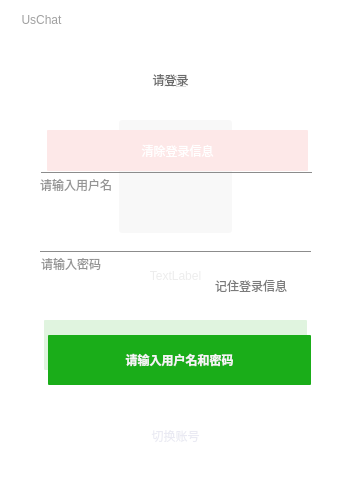
<?xml version="1.0" encoding="UTF-8"?>
<ui version="4.0">
 <class>UsChatClass</class>
 <widget class="QMainWindow" name="UsChatClass">
  <property name="geometry">
   <rect>
    <x>0</x>
    <y>0</y>
    <width>350</width>
    <height>492</height>
   </rect>
  </property>
  <property name="minimumSize">
   <size>
    <width>350</width>
    <height>492</height>
   </size>
  </property>
  <property name="maximumSize">
   <size>
    <width>350</width>
    <height>492</height>
   </size>
  </property>
  <property name="cursor">
   <cursorShape>ArrowCursor</cursorShape>
  </property>
  <property name="mouseTracking">
   <bool>false</bool>
  </property>
  <property name="windowTitle">
   <string>UsChat</string>
  </property>
  <property name="windowIcon">
   <iconset resource="UsChat.qrc">
    <normaloff>:/Icon/Resources/Icon/WxIcon.ico</normaloff>:/Icon/Resources/Icon/WxIcon.ico</iconset>
  </property>
  <property name="styleSheet">
   <string notr="true">background-color: rgb(255, 255, 255);</string>
  </property>
  <widget class="QWidget" name="PaintWidget">
   <property name="minimumSize">
    <size>
     <width>350</width>
     <height>492</height>
    </size>
   </property>
   <property name="maximumSize">
    <size>
     <width>350</width>
     <height>492</height>
    </size>
   </property>
   <property name="sizeIncrement">
    <size>
     <width>0</width>
     <height>0</height>
    </size>
   </property>
   <property name="styleSheet">
    <string notr="true"/>
   </property>
   <widget class="QWidget" name="bar_widget" native="true">
    <property name="geometry">
     <rect>
      <x>1</x>
      <y>-1</y>
      <width>350</width>
      <height>42</height>
     </rect>
    </property>
    <property name="minimumSize">
     <size>
      <width>350</width>
      <height>42</height>
     </size>
    </property>
    <property name="maximumSize">
     <size>
      <width>350</width>
      <height>42</height>
     </size>
    </property>
    <property name="styleSheet">
     <string notr="true">background-color: rgba(255, 255, 255, 0);
border-radius:1px;
</string>
    </property>
    <widget class="QLabel" name="lb_headName">
     <property name="geometry">
      <rect>
       <x>10</x>
       <y>10</y>
       <width>61</width>
       <height>21</height>
      </rect>
     </property>
     <property name="autoFillBackground">
      <bool>false</bool>
     </property>
     <property name="styleSheet">
      <string notr="true">background-color: rgba(255, 255, 255, 0);
font: 25 11pt &quot;Akzidenz-Grotesk BQ Light with &quot;;
color: rgb(160, 160, 160);</string>
     </property>
     <property name="text">
      <string>UsChat</string>
     </property>
     <property name="alignment">
      <set>Qt::AlignCenter</set>
     </property>
    </widget>
    <widget class="QPushButton" name="bt_close">
     <property name="geometry">
      <rect>
       <x>306</x>
       <y>0</y>
       <width>43</width>
       <height>33</height>
      </rect>
     </property>
     <property name="minimumSize">
      <size>
       <width>43</width>
       <height>33</height>
      </size>
     </property>
     <property name="maximumSize">
      <size>
       <width>43</width>
       <height>33</height>
      </size>
     </property>
     <property name="cursor">
      <cursorShape>PointingHandCursor</cursorShape>
     </property>
     <property name="styleSheet">
      <string notr="true">QPushButton{
	background-color: rgba(255, 255, 255, 0);
}
QPushButton:hover{
	background-color:rgb(224,84,84);
}
QPushButton:pressed{
	background-color:rgb(220,72,72);
}</string>
     </property>
     <property name="text">
      <string/>
     </property>
     <property name="icon">
      <iconset resource="UsChat.qrc">
       <normaloff>:/Icon/Resources/Icon/main_CLOSE.png</normaloff>:/Icon/Resources/Icon/main_CLOSE.png</iconset>
     </property>
     <property name="iconSize">
      <size>
       <width>12</width>
       <height>12</height>
      </size>
     </property>
    </widget>
    <widget class="QPushButton" name="bt_setUser">
     <property name="geometry">
      <rect>
       <x>263</x>
       <y>1</y>
       <width>43</width>
       <height>33</height>
      </rect>
     </property>
     <property name="minimumSize">
      <size>
       <width>43</width>
       <height>33</height>
      </size>
     </property>
     <property name="maximumSize">
      <size>
       <width>43</width>
       <height>33</height>
      </size>
     </property>
     <property name="cursor">
      <cursorShape>PointingHandCursor</cursorShape>
     </property>
     <property name="styleSheet">
      <string notr="true">QPushButton{
	background-color: rgba(255, 255, 255, 0);
}
QPushButton:hover{
	background-color:rgb(227,227,227);
}
QPushButton:pressed{
	background-color:rgb(205,205,205);
}</string>
     </property>
     <property name="text">
      <string/>
     </property>
     <property name="icon">
      <iconset resource="UsChat.qrc">
       <normaloff>:/Icon/Resources/Icon/main_Settings.png</normaloff>:/Icon/Resources/Icon/main_Settings.png</iconset>
     </property>
     <property name="iconSize">
      <size>
       <width>13</width>
       <height>13</height>
      </size>
     </property>
    </widget>
   </widget>
   <widget class="QWidget" name="login_widget" native="true">
    <property name="enabled">
     <bool>true</bool>
    </property>
    <property name="geometry">
     <rect>
      <x>0</x>
      <y>40</y>
      <width>350</width>
      <height>450</height>
     </rect>
    </property>
    <property name="minimumSize">
     <size>
      <width>350</width>
      <height>450</height>
     </size>
    </property>
    <property name="maximumSize">
     <size>
      <width>350</width>
      <height>450</height>
     </size>
    </property>
    <property name="styleSheet">
     <string notr="true">background-color: rgba(255, 255, 255, 0);</string>
    </property>
    <widget class="QLabel" name="lb_pic">
     <property name="geometry">
      <rect>
       <x>119</x>
       <y>80</y>
       <width>113</width>
       <height>113</height>
      </rect>
     </property>
     <property name="minimumSize">
      <size>
       <width>113</width>
       <height>113</height>
      </size>
     </property>
     <property name="maximumSize">
      <size>
       <width>113</width>
       <height>113</height>
      </size>
     </property>
     <property name="cursor">
      <cursorShape>PointingHandCursor</cursorShape>
     </property>
     <property name="autoFillBackground">
      <bool>false</bool>
     </property>
     <property name="styleSheet">
      <string notr="true">background-color: rgba(0, 0, 0,50);
border-radius:3px;

</string>
     </property>
     <property name="text">
      <string/>
     </property>
     <property name="pixmap">
      <pixmap resource="UsChat.qrc">:/Icon/Resources/Icon/WxIcon.ico</pixmap>
     </property>
     <property name="alignment">
      <set>Qt::AlignCenter</set>
     </property>
    </widget>
    <widget class="QLabel" name="lb_userName">
     <property name="geometry">
      <rect>
       <x>100</x>
       <y>220</y>
       <width>151</width>
       <height>31</height>
      </rect>
     </property>
     <property name="styleSheet">
      <string notr="true">background-color: rgba(255, 255, 255, 0);
font: 12pt &quot;YouYuan&quot;;
color:rgb(120, 120, 120);</string>
     </property>
     <property name="text">
      <string>TextLabel</string>
     </property>
     <property name="alignment">
      <set>Qt::AlignCenter</set>
     </property>
    </widget>
    <widget class="QPushButton" name="bt_login">
     <property name="geometry">
      <rect>
       <x>44</x>
       <y>280</y>
       <width>263</width>
       <height>50</height>
      </rect>
     </property>
     <property name="minimumSize">
      <size>
       <width>263</width>
       <height>50</height>
      </size>
     </property>
     <property name="maximumSize">
      <size>
       <width>263</width>
       <height>50</height>
      </size>
     </property>
     <property name="cursor">
      <cursorShape>PointingHandCursor</cursorShape>
     </property>
     <property name="styleSheet">
      <string notr="true">QPushButton{
	background-color: rgb(26, 173, 25);
	color: rgb(245, 245, 245);
	font: 11.5pt &quot;YouYuan&quot;;
	border-radius:1px;
	font-weight:bold;
}
QPushButton:hover{
    background-color:rgb(18,150,17);
	
}
QPushButton:pressed{
	background-color: rgb(26, 173, 25);
}</string>
     </property>
     <property name="text">
      <string>登录</string>
     </property>
    </widget>
    <widget class="QLabel" name="lb_changeUser">
     <property name="geometry">
      <rect>
       <x>100</x>
       <y>380</y>
       <width>151</width>
       <height>31</height>
      </rect>
     </property>
     <property name="cursor">
      <cursorShape>PointingHandCursor</cursorShape>
     </property>
     <property name="styleSheet">
      <string notr="true">background-color: rgba(255, 255, 255, 0);
font: 11pt &quot;幼圆&quot;;
color: rgb(100, 104, 166);
font-weight:normal;</string>
     </property>
     <property name="text">
      <string>切换账号</string>
     </property>
     <property name="alignment">
      <set>Qt::AlignCenter</set>
     </property>
    </widget>
   </widget>
   <widget class="QWidget" name="settings_widget" native="true">
    <property name="enabled">
     <bool>true</bool>
    </property>
    <property name="geometry">
     <rect>
      <x>0</x>
      <y>40</y>
      <width>350</width>
      <height>450</height>
     </rect>
    </property>
    <property name="minimumSize">
     <size>
      <width>350</width>
      <height>450</height>
     </size>
    </property>
    <property name="maximumSize">
     <size>
      <width>350</width>
      <height>450</height>
     </size>
    </property>
    <property name="styleSheet">
     <string notr="true">background-color: rgba(255, 255, 255, 0);</string>
    </property>
    <widget class="QPushButton" name="bt_clearLoginInfo">
     <property name="geometry">
      <rect>
       <x>47</x>
       <y>90</y>
       <width>261</width>
       <height>41</height>
      </rect>
     </property>
     <property name="styleSheet">
      <string notr="true">QPushButton{
	font: 10pt &quot;幼圆&quot;;
	background-color: rgb(244, 84, 84);
	color:rgb(255,255,255);
	border-radius:1px;
}
QPushButton:hover{
	background-color:rgb(224,84,84);
}
QPushButton:pressed{
	background-color:rgb(220,72,72);
}</string>
     </property>
     <property name="text">
      <string>清除登录信息</string>
     </property>
     <property name="autoExclusive">
      <bool>false</bool>
     </property>
    </widget>
    <widget class="QLabel" name="lb_settingheader">
     <property name="geometry">
      <rect>
       <x>109</x>
       <y>20</y>
       <width>131</width>
       <height>41</height>
      </rect>
     </property>
     <property name="styleSheet">
      <string notr="true">font: 13pt &quot;幼圆&quot;;
background-color: rgba(255, 255, 255, 0);</string>
     </property>
     <property name="text">
      <string>设置</string>
     </property>
     <property name="alignment">
      <set>Qt::AlignCenter</set>
     </property>
    </widget>
   </widget>
   <widget class="QWidget" name="newUser_widget" native="true">
    <property name="enabled">
     <bool>true</bool>
    </property>
    <property name="geometry">
     <rect>
      <x>0</x>
      <y>40</y>
      <width>350</width>
      <height>450</height>
     </rect>
    </property>
    <property name="minimumSize">
     <size>
      <width>350</width>
      <height>450</height>
     </size>
    </property>
    <property name="maximumSize">
     <size>
      <width>350</width>
      <height>450</height>
     </size>
    </property>
    <property name="acceptDrops">
     <bool>true</bool>
    </property>
    <property name="styleSheet">
     <string notr="true">background-color: rgba(255, 255, 255, 220);</string>
    </property>
    <widget class="QLabel" name="lb_newuserheader">
     <property name="geometry">
      <rect>
       <x>95</x>
       <y>9</y>
       <width>151</width>
       <height>61</height>
      </rect>
     </property>
     <property name="styleSheet">
      <string notr="true">font: 19pt &quot;幼圆&quot;;
background-color: rgba(255, 255, 255, 0);
color: rgb(107, 107, 107);</string>
     </property>
     <property name="text">
      <string>请登录</string>
     </property>
     <property name="alignment">
      <set>Qt::AlignCenter</set>
     </property>
    </widget>
    <widget class="QLineEdit" name="lineEdit_user">
     <property name="geometry">
      <rect>
       <x>41</x>
       <y>92</y>
       <width>271</width>
       <height>41</height>
      </rect>
     </property>
     <property name="focusPolicy">
      <enum>Qt::StrongFocus</enum>
     </property>
     <property name="styleSheet">
      <string notr="true">QLineEdit{ 
	background:rgba(255,255,255,0%); 
	border:0px;
	color: rgb(80, 80, 80);
	font: 11pt &quot;幼圆&quot;;
}
QLineEdit:hover{ 

}
QLineEdit:!hover{
	background:rgba(0,0,0,0%);
}
QLineEdit:focus{
border-radius:2px;
}</string>
     </property>
     <property name="text">
      <string/>
     </property>
    </widget>
    <widget class="QLineEdit" name="lineEdit_pass">
     <property name="enabled">
      <bool>false</bool>
     </property>
     <property name="geometry">
      <rect>
       <x>40</x>
       <y>171</y>
       <width>271</width>
       <height>41</height>
      </rect>
     </property>
     <property name="focusPolicy">
      <enum>Qt::StrongFocus</enum>
     </property>
     <property name="styleSheet">
      <string notr="true">QLineEdit{ 
	background:rgba(255,255,255,0%); 
	border:0px;
	color: rgb(80, 80, 80);
	font: 11pt &quot;幼圆&quot;;
}
QLineEdit:hover{ 

}
QLineEdit:!hover{
	background:rgba(0,0,0,0%);
}
QLineEdit:focus{
border-radius:2px;
}</string>
     </property>
     <property name="text">
      <string/>
     </property>
    </widget>
    <widget class="QPushButton" name="bt_newuserlogin">
     <property name="enabled">
      <bool>false</bool>
     </property>
     <property name="geometry">
      <rect>
       <x>48</x>
       <y>295</y>
       <width>263</width>
       <height>50</height>
      </rect>
     </property>
     <property name="minimumSize">
      <size>
       <width>263</width>
       <height>50</height>
      </size>
     </property>
     <property name="maximumSize">
      <size>
       <width>263</width>
       <height>50</height>
      </size>
     </property>
     <property name="cursor">
      <cursorShape>PointingHandCursor</cursorShape>
     </property>
     <property name="styleSheet">
      <string notr="true">QPushButton{
	background-color: rgb(26, 173, 25);
	color: rgb(245, 245, 245);
	font: 11.5pt &quot;YouYuan&quot;;
	border-radius:1px;
	font-weight:bold;
}
QPushButton:hover{
    background-color:rgb(18,150,17);
	
}
QPushButton:pressed{
	background-color: rgb(26, 173, 25);
}</string>
     </property>
     <property name="text">
      <string>请输入用户名和密码</string>
     </property>
    </widget>
    <widget class="QCheckBox" name="checkBox_saveInfo">
     <property name="geometry">
      <rect>
       <x>196</x>
       <y>236</y>
       <width>121</width>
       <height>20</height>
      </rect>
     </property>
     <property name="styleSheet">
      <string notr="true">background-color: rgba(255, 255, 255, 0);
color: rgb(122, 122, 122);
font: 9pt &quot;幼圆&quot;;</string>
     </property>
     <property name="text">
      <string>记住登录信息</string>
     </property>
    </widget>
    <widget class="Line" name="line_up">
     <property name="geometry">
      <rect>
       <x>41</x>
       <y>124</y>
       <width>271</width>
       <height>16</height>
      </rect>
     </property>
     <property name="styleSheet">
      <string notr="true">background-color: rgba(255, 255, 255, 0);
color: rgb(140, 140, 140);</string>
     </property>
     <property name="frameShadow">
      <enum>QFrame::Plain</enum>
     </property>
     <property name="orientation">
      <enum>Qt::Horizontal</enum>
     </property>
    </widget>
    <widget class="Line" name="line_down">
     <property name="geometry">
      <rect>
       <x>40</x>
       <y>203</y>
       <width>271</width>
       <height>16</height>
      </rect>
     </property>
     <property name="styleSheet">
      <string notr="true">background-color: rgba(255, 255, 255, 0);
color: rgb(140, 140, 140);</string>
     </property>
     <property name="frameShadow">
      <enum>QFrame::Plain</enum>
     </property>
     <property name="orientation">
      <enum>Qt::Horizontal</enum>
     </property>
    </widget>
    <widget class="QLabel" name="lb_userText">
     <property name="geometry">
      <rect>
       <x>40</x>
       <y>137</y>
       <width>101</width>
       <height>16</height>
      </rect>
     </property>
     <property name="styleSheet">
      <string notr="true">background-color: rgba(255, 255, 255, 0);
color: rgb(148, 148, 148);
font: 8pt &quot;幼圆&quot;;</string>
     </property>
     <property name="text">
      <string>请输入用户名</string>
     </property>
    </widget>
    <widget class="QLabel" name="lb_passText">
     <property name="geometry">
      <rect>
       <x>41</x>
       <y>216</y>
       <width>91</width>
       <height>16</height>
      </rect>
     </property>
     <property name="styleSheet">
      <string notr="true">background-color: rgba(255, 255, 255, 0);
color: rgb(148, 148, 148);
font: 8pt &quot;幼圆&quot;;</string>
     </property>
     <property name="text">
      <string>请输入密码</string>
     </property>
    </widget>
   </widget>
  </widget>
 </widget>
 <layoutdefault spacing="6" margin="11"/>
 <resources>
  <include location="UsChat.qrc"/>
 </resources>
 <connections/>
</ui>
